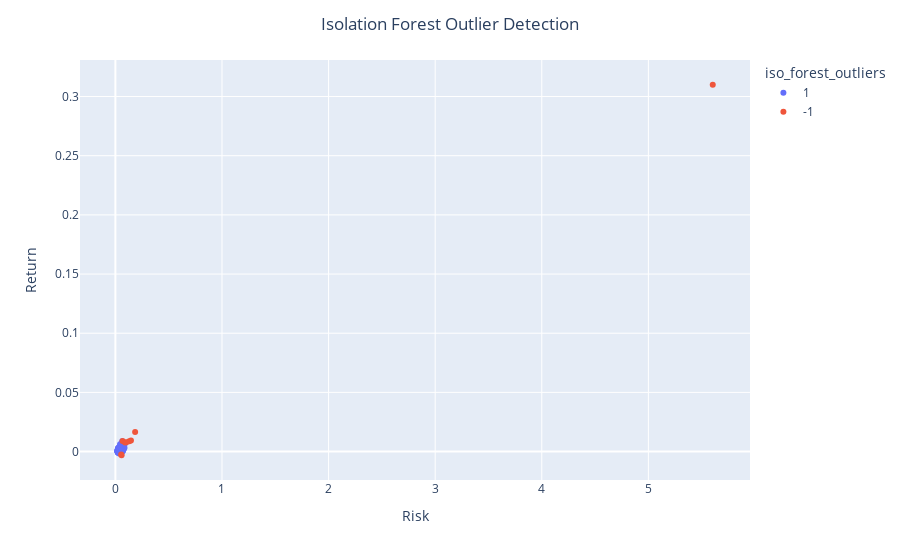

Notebook code for this chart:
### Code cell
isf = IsolationForest(contamination=0.04)
preds = isf.fit_predict(df[["Risk", "Return"]])

df_ = df.copy()
df_["iso_forest_outliers"] = preds
df_["iso_forest_outliers"] = df_["iso_forest_outliers"].astype(str)
#extract the scores from the data in terms of strength of outlier
df_["iso_forest_scores"] = isf.decision_function(df_[["Risk", "Return"]])

fig = px.scatter(
    df_, 
    x='Risk', 
    y='Return', 
    color='iso_forest_outliers', 
    hover_name='Stock',
    hover_data=['Sector', 'Sub-Sector', 'Segment', 'Sharpe'],
)

fig.update_layout(title='Isolation Forest Outlier Detection', title_x=0.5)
fig.show()

### Figure 1 — Plotly figure (JSON) as saved in the notebook; plotly's stock layout.template omitted (floating-point values rounded to 4 significant figures; data arrays with more than 128 entries replaced by an {"elided": "..."} marker saying what was removed)
{"data": [{"customdata": {"elided": "194x4 mixed values"}, "hovertemplate": "<b>%{hovertext}</b><br><br>iso_forest_outliers=1<br>Risk=%{x}<br>Return=%{y}<br>Sector=%{customdata[0]}<br>Sub-Sector=%{customdata[1]}<br>Segment=%{customdata[2]}<br>Sharpe=%{customdata[3]}<extra></extra>", "hovertext": {"elided": "194 str values"}, "legendgroup": "1", "marker": {"color": "#636efa", "symbol": "circle"}, "mode": "markers", "name": "1", "orientation": "v", "showlegend": true, "type": "scatter", "x": {"elided": "194 float values"}, "xaxis": "x", "y": {"elided": "194 float values"}, "yaxis": "y"}, {"customdata": [["Petróleo, Gás e Biocombustíveis", "Petróleo, Gás e Biocombustíveis", "Equipamentos e Serviços", 0.06422], ["Materiais Básicos", "Mineração", "Minerais Metálicos", 0.08923], ["Bens Industriais", "Construção e Engenharia", "Construção Pesada", 0.06721], ["Bens Industriais", "Máquinas e Equipamentos", "Máq. e Equip. Industriais", 0.1316], ["Consumo Cíclico", "Comércio", "Tecidos, Vestuário e Calçados", -0.04697], ["Saúde", "Comércio e Distribuição", "Medicamentos e Outros Produtos", 0.05531], ["Financeiro", "Previdência e Seguros", "Resseguradoras", -0.05336], ["Outros", "Outros", "Outros", 0.0836], ["Outros", "Outros", "Outros", 0.07571]], "hovertemplate": "<b>%{hovertext}</b><br><br>iso_forest_outliers=-1<br>Risk=%{x}<br>Return=%{y}<br>Sector=%{customdata[0]}<br>Sub-Sector=%{customdata[1]}<br>Segment=%{customdata[2]}<br>Sharpe=%{customdata[3]}<extra></extra>", "hovertext": ["OSXB3.SA", "MMXM3.SA", "AZEV3.SA", "INEP4.SA", "LLIS3.SA", "PFRM3.SA", "IRBR3.SA", "ATOM3.SA", "BLUT3.SA"], "legendgroup": "-1", "marker": {"color": "#EF553B", "symbol": "circle"}, "mode": "markers", "name": "-1", "orientation": "v", "showlegend": true, "type": "scatter", "x": [0.1461, 0.1851, 0.1303, 0.06744, 0.05448, 5.604, 0.05816, 0.09062, 0.1035], "xaxis": "x", "y": [0.009383, 0.01652, 0.008758, 0.008877, -0.002559, 0.31, -0.003103, 0.007576, 0.00784], "yaxis": "y"}], "layout": {"legend": {"title": {"text": "iso_forest_outliers"}, "tracegroupgap": 0}, "margin": {"t": 60}, "title": {"text": "Isolation Forest Outlier Detection", "x": 0.5}, "xaxis": {"anchor": "y", "domain": [0, 1], "title": {"text": "Risk"}}, "yaxis": {"anchor": "x", "domain": [0, 1], "title": {"text": "Return"}}}}
